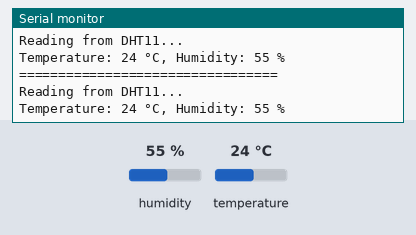
Simulated run of this sketch. Board: Arduino Uno, built with avr-gcc and run on an emulated ATmega328P. Shown: the last lines printed to the serial monitor. The test bench sets the inputs (shaded band); at power-on: humidity 55 %, temperature 24 °C.

Above: at 2.3 s.
2.4 s: humidity set to 22 %
At 4.2 s:
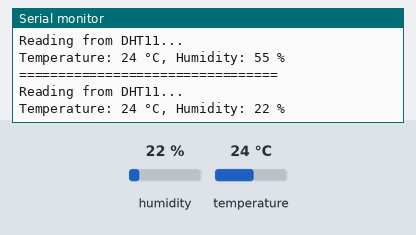
4.5 s: temperature set to 12 °C
At 5.3 s:
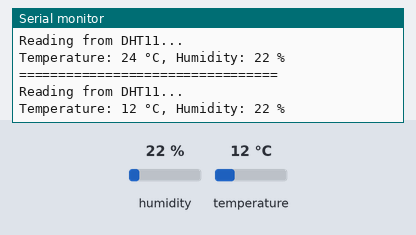
6.6 s: humidity set to 40 %
At 8.1 s:
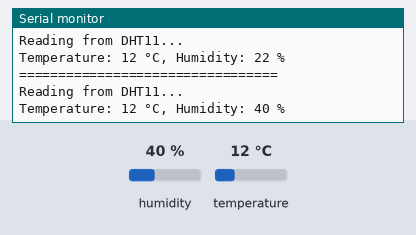
Timing chart, 0 to 9.6 s (numbered marks = the images above; inputs shaded):
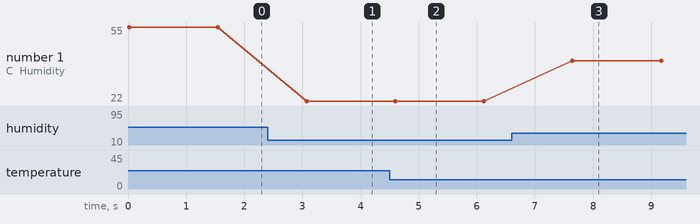

Measured:
- after the input at 2.4 s, the serial monitor: prints a new line after 0.67 s (image 1)
- after the input at 4.5 s, the serial monitor: prints a new line after 0.10 s (image 2)
- after the input at 6.6 s, the serial monitor: prints a new line after 1.0 s (image 3)
- plotted number 1: 55 → 22 after the input at 2.4 s, 22 → 40 after the input at 6.6 s

The sketch:

Exp10.ino
```cpp
// Lab Practical 10
// Problem Statement:
// Write a program read the temperature sensor and send the values to the serial monitor on the computer.

//You need to install the SimpleDHT library from the Arduino Library Manager.
// Method 1: Install via Library Manager
// Open the Arduino IDE.

// Go to Sketch > Include Library > Manage Libraries…

// In the Library Manager window:

// Type SimpleDHT into the search bar (top-right).

// Find SimpleDHT by Winlin.

// Click Install.

#include <SimpleDHT.h>

// Define the pin for the DHT11 sensor
int pinDHT11 = A1;

// Initialize the DHT11 sensor
SimpleDHT11 dht11(pinDHT11);

void setup() {
  Serial.begin(115200); // Start the serial monitor
}

void loop() {
  Serial.println("=================================");
  Serial.println("Reading from DHT11...");

  byte temperature = 0;
  byte humidity = 0;

  // Try to read data from the sensor
  int err = dht11.read(&temperature, &humidity, NULL);
  if (err != SimpleDHTErrSuccess) {
    Serial.print("Read DHT11 failed, err = ");
    Serial.print(SimpleDHTErrCode(err));
    Serial.print(", Duration = ");
    Serial.println(SimpleDHTErrDuration(err));
    delay(1000);
    return;
  }

  // Print temperature and humidity
  Serial.print("Temperature: ");
  Serial.print((int)temperature);
  Serial.print(" °C, Humidity: ");
  Serial.print((int)humidity);
  Serial.println(" %");

  // Wait before next reading
  delay(1500); // DHT11 reads about once per second
}
```
